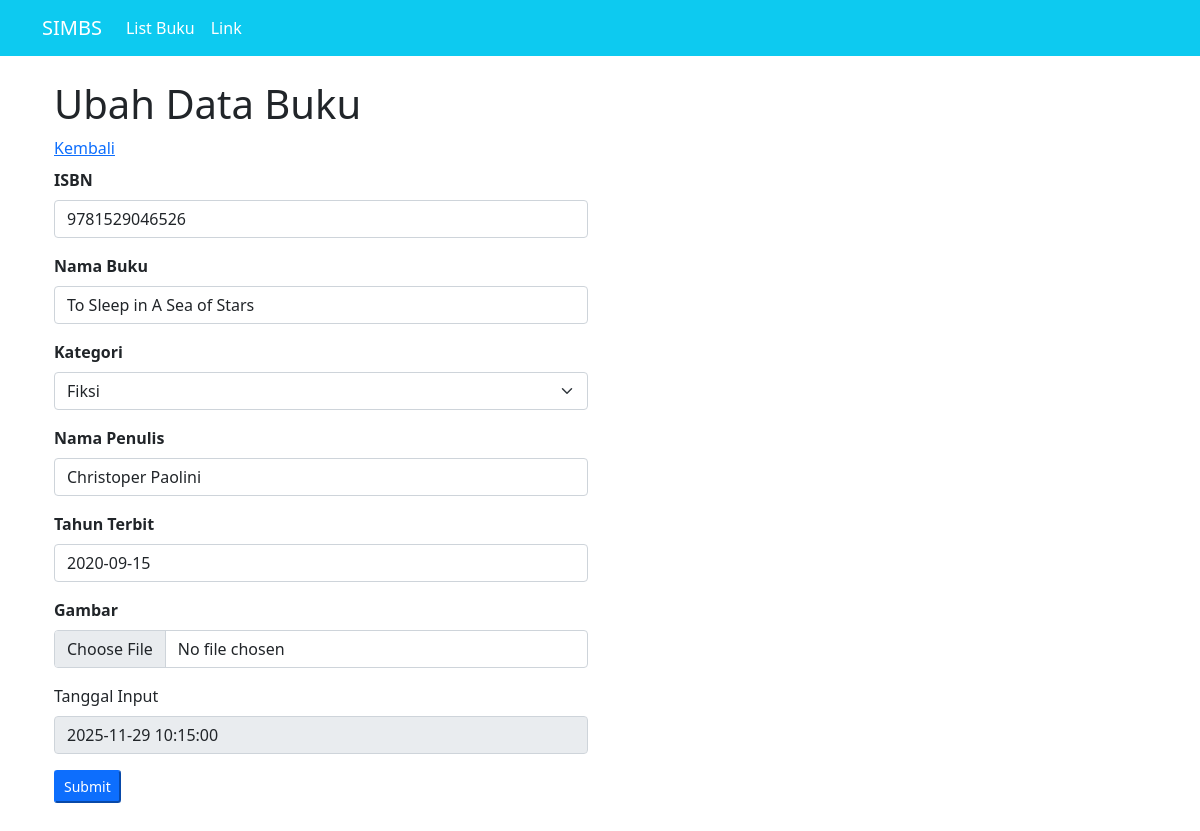
The page /ubah_data.php?id=4 (signed in) on the database its author committed.
### tables this page shows
CREATE TABLE `buku` (
  `id_buku` int(10) NOT NULL,
  `nama_buku` varchar(100) NOT NULL,
  `kategori` varchar(50) NOT NULL,
  `nama_penulis` varchar(100) NOT NULL,
  `tahun_terbit` date NOT NULL,
  `tanggal_input` datetime NOT NULL DEFAULT current_timestamp(),
  `gambar` varchar(100) NOT NULL,
  `isbn` varchar(13) NOT NULL
);

### function.php (called while the page is built, shortened)
<?php
    $conn = mysqli_connect("localhost", "root", "", "simb");
    function query($query){
        global $conn;
        $result = mysqli_query($conn, $query);
        $rows = [];
        while($row = mysqli_fetch_assoc($result)) {
            $rows[] = $row;
        }
        return $rows;
    }
?>

### ubah_data.php (the view, shortened to what this page needs)
<?php
    require("function.php");
    $id_buku = $_GET['id'];
    $query = query("SELECT * FROM buku WHERE id_buku = $id_buku")[0];
    $buku = $query;
?>
<!DOCTYPE html>
<html lang="en">
<head>
    <link href="https://cdn.jsdelivr.net/npm/bootstrap@5.0.2/dist/css/bootstrap.min.css" rel="stylesheet">
</head>
<body>
    <nav class="navbar navbar-expand-lg navbar-light white bg-info">
        <div class="container">
            <a class="navbar-brand text-white" href="#">SIMBS</a>
            <div class="collapse navbar-collapse" id="navbarSupportedContent">
            <ul class="navbar-nav me-auto mb-2 mb-lg-0">
                <li class="nav-item">
                <a class="nav-link active text-white" aria-current="page" href="#">List Buku</a>
                </li>
                <li class="nav-item">
                <a class="nav-link text-white" href="#">Link</a>
                </li>
            </ul>
            </div>
        </div>
    </nav>
    <div class="p-4 container">
        <div class="row">
            <h1 class="mb-2">Ubah Data Buku</h1>
            <a href="index.php" class="mb-2">Kembali</a>
            <div class="col-md-6">
                <form action="" method="POST" enctype="multipart/form-data">
                    <div class="mb-3">
                        <label class="form-label fw-bold">ISBN</label>
                        <input type="text" class="form-control" name="isbn" id="nim" value="<?= $buku['isbn'] ?>" autocomplete="off">
                    </div>
                    <div class="mb-3">
                        <label class="form-label fw-bold">Nama Buku</label>
                        <input type="text" class="form-control" name="nama_buku" id="nama_buku" value="<?= $buku['nama_buku'] ?>" autocomplete="off">
                    </div>
                    <div class="mb-3">
                        <label class="form-label fw-bold">Kategori</label>
                        <select name="kategori" class="form-select" id="kategori" autocomplete="off">
                            <option value="Fiksi" <?= ($buku['kategori'] == 'Fiksi') ? 'selected' : '' ?>>Fiksi</option>
                        </select>
                    </div>
                    <div class="mb-3">
                        <label class="form-label fw-bold">Nama Penulis</label>
                        <input type="text" class="form-control" name="nama_penulis" id="nama_penulis" value="<?= $buku['nama_penulis'] ?>" autocomplete="off">
                    </div>
                    <div class="mb-3">
                        <label class="form-label fw-bold">Tahun Terbit</label>
                        <input type="text" class="form-control" name="tahun_terbit" id="tahun_terbit" value="<?= $buku['tahun_terbit'] ?>" autocomplete="off">
                    </div>
                    <div class="mb-3">
                        <label class="form-label fw-bold">Gambar</label>
                        <input type="file" class="form-control" name="gambar" id="gambar" value="<?= $buku['gambar'] ?>" autocomplete="off">
                    </div>
                    <div class="mb-3">
                        <label class="form-label">Tanggal Input</label>
                        <input type="text" class="form-control" value="<?= isset($buku['tanggal_input']) ? $buku['tanggal_input'] : '-' ?>" disabled readonly>
                    </div>
                    <div class="mb-3">
                        <button type="submit" name="tombol_submit" class="btn-sm btn-primary">Submit</button>
                    </div>
                </form>
            </div>
        </div>
    </div>
</body>
</html>

### rows shown on the page
buku: isbn "9781529046526", nama_buku "To Sleep in A Sea of Stars", kategori "Fiksi", nama_penulis "Christoper Paolini", tahun_terbit "2020-09-15", tanggal_input "2025-11-29 10:15:00"
